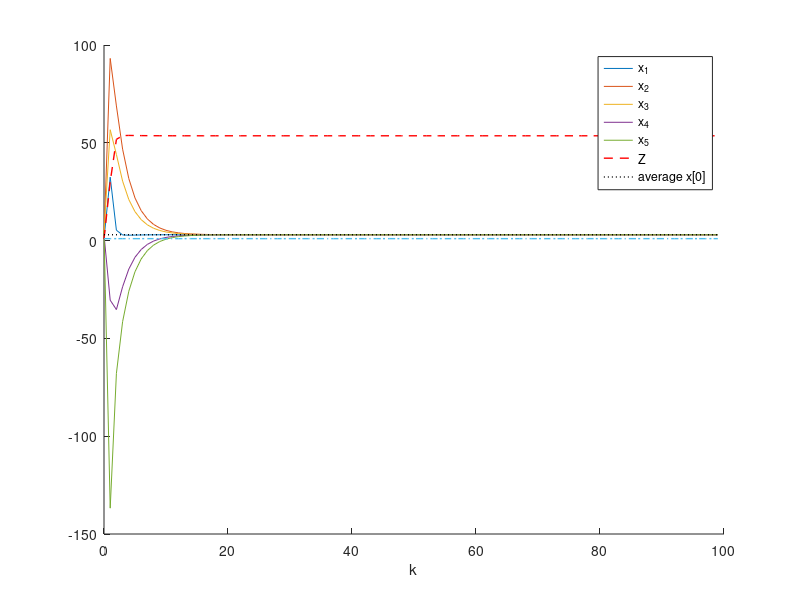

This chart was generated by the following MATLAB code:
clear; close all;

%% 参数
n = 5;          % 智能体数量
T_total = 100;  % 增加仿真步数以观察收敛性
rng(1);         % 固定随机种子
T = 1;          % 扰动时间

% 监听参数设置
e = 0.5;                
listen_agent = 1;       % 监听目标

% %% 生成连通无向图（环形拓扑）及双随机矩阵
% adj = circshift(eye(n),1) + circshift(eye(n),-1);
% adj = double(adj > 0);
% 
% % 生成双随机矩阵
% A = zeros(n,n);
% adj_degrees = sum(adj,2);
% for i = 1:n
%     neighbors = find(adj(i,:));
%     A(i,neighbors) = 1./adj_degrees(i);
% end
% 
% % Sinkhorn平衡（增加迭代次数确保双随机性）
% for iter = 1:500
%     A = A ./ sum(A,2); 
%     A = A ./ sum(A,1); 
% end

load('adj.mat');
load('A.mat');

%% 初始化状态
x = zeros(n,T_total);
x(:,1) = [1; 2; 4; 3; 5]; % 初始状态
x_ave = mean(x(:,1));

z = zeros(1,T_total);
z(1) = x(1,1) - rand; 

noise = zeros(n, n);
 load('noisen.mat');
%% 主循环
for t = 1:T_total-1
    % 通信过程
    S = zeros(n,n);
    for i = 1:n
        neighbors = find(adj(i,:));
        for j = neighbors
            if t <= T
                 %noise(i, j) = 1000*(rand-0.5); 
                
                S(i,j) = x(i,t) + noise(i,j);
            else
                S(i,j) = x(i,t);
            end
        end
    end
    
    % 状态更新
    x_new = x(:,t);
    for i = 1:n
        delta = 0;
        neighbors = find(adj(i,:));
        for j = neighbors
            s_ij = S(j,i);
            s_ji = S(i,j);
            delta = delta + e* A(i,j)*(s_ij - s_ji); % 使用alpha权重
        end
        x_new(i) = x_new(i) + delta;
    end
    x(:,t+1) = x_new;
    

    c=0.9;
    % 监听
    sum_z = 0;
    neighbors = find(adj(listen_agent,:));
    for j = neighbors
        term = A(listen_agent,j)*(x(j,t) - x(listen_agent,t));
        sum_z = sum_z + term;
    end
    z(t+1) = z(t) + (x(listen_agent,t+1) - x(listen_agent,t)) - c*sum_z;
end

%% 收敛性分析
figure;
hold on;
for i = 1:n
    plot(0:T_total-1, x(i, :), 'DisplayName', ['x_' num2str(i)]);
end
%plot(z, 'r--', 'LineWidth', 1) % 监听值
plot(0:T_total-1, z, 'r--', 'LineWidth', 1,'DisplayName', 'Z');
plot([0 T_total-1], [x_ave x_ave], 'k:', 'LineWidth', 1);
% plot(0:T-1, x(1, 1) * ones(1, T),'--','DisplayName', 'x1[0] ');
plot(0:T_total-1, x(1,1)*ones(1,T_total),'-.','LineWidth',1);
xlabel('k');
legend('x_1','x_2','x_3','x_4','x_5','Z','average x[0]')

% 误差分析
final_error = mean(abs(x(:,end) - x_ave));
disp(['最终平均误差: ', num2str(final_error)]);
listen_error = abs(x(1,end) - z(end));
disp(['监听误差: ', num2str(listen_error)]);
